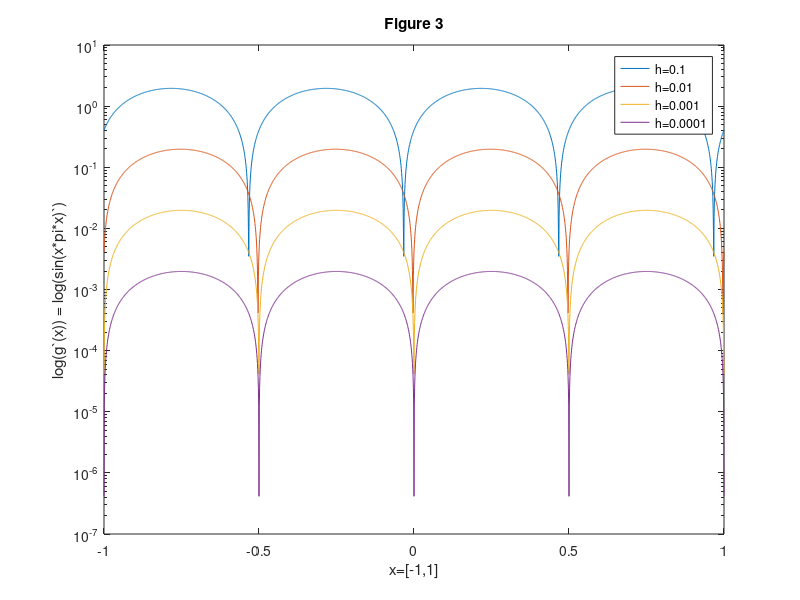

Source code (MATLAB):
x = -1:0.001:1;
y1 = 2 * pi * cos(2 * pi * x) - (sin(2 * pi * (x + 0.1)) - sin(2 * pi * x)) / 0.1;
y2 = 2 * pi * cos(2 * pi * x) - (sin(2 * pi * (x + 0.01)) - sin(2 * pi * x)) / 0.01;
y3 = 2 * pi * cos(2 * pi * x) - (sin(2 * pi * (x + 0.001)) - sin(2 * pi * x)) / 0.001;
y4 = 2 * pi * cos(2 * pi * x) - (sin(2 * pi * (x + 0.0001)) - sin(2 * pi * x)) / 0.0001;
semilogy(x, abs(y1), x, abs(y2), x, abs(y3), x, abs(y4));
title('Figure 3');
xlabel('x=[-1,1]');
ylabel('log(g`(x)) = log(sin(x*pi*x)`)')
legend('h=0.1','h=0.01','h=0.001','h=0.0001');